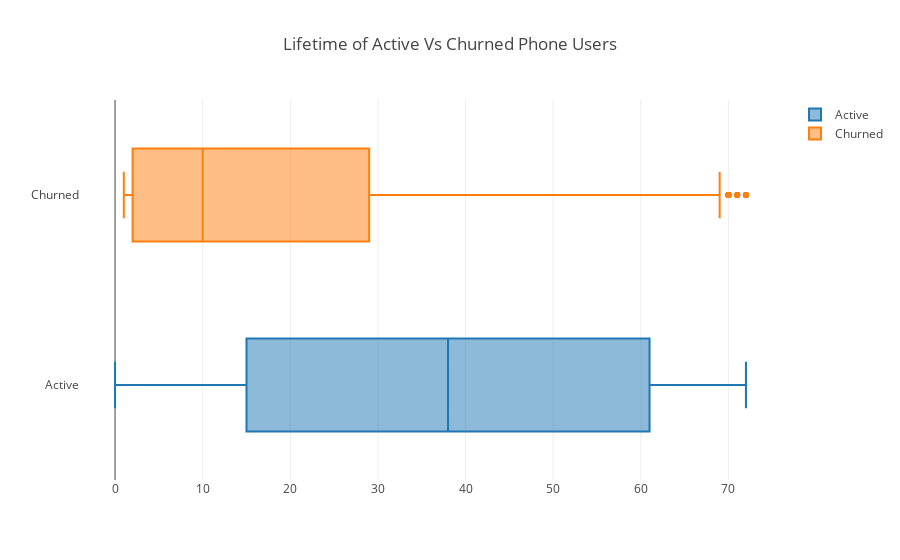

Notebook code for this chart:
### Markdown cell above
## 1.3 Phone Users (Active Vs Churned)

### Code cell
group_1 = go.Box(
    x=active_phone_users['tenure'],
    name="Active")

# Get active users without the internet
group_2 = go.Box(
    x=churned_phone_users['tenure'],
    name="Churned")

info = [group_1, group_2]
title = "Lifetime of Active Vs Churned Phone Users"
iplot({
            "data": info, 
            "layout": {
                "title": title
            }
     })

### Figure 1 — Plotly figure (JSON) as saved in the notebook; plotly's stock layout.template omitted (floating-point values rounded to 4 significant figures; data arrays with more than 128 entries replaced by an {"elided": "..."} marker saying what was removed)
{"data": [{"name": "Active", "type": "box", "uid": "e01a4428-a589-11e8-97be-3c15c2dc8196", "x": {"elided": "4662 int values"}}, {"name": "Churned", "type": "box", "uid": "e01a45d8-a589-11e8-883c-3c15c2dc8196", "x": {"elided": "1699 int values"}}], "layout": {"title": "Lifetime of Active Vs Churned Phone Users"}}
